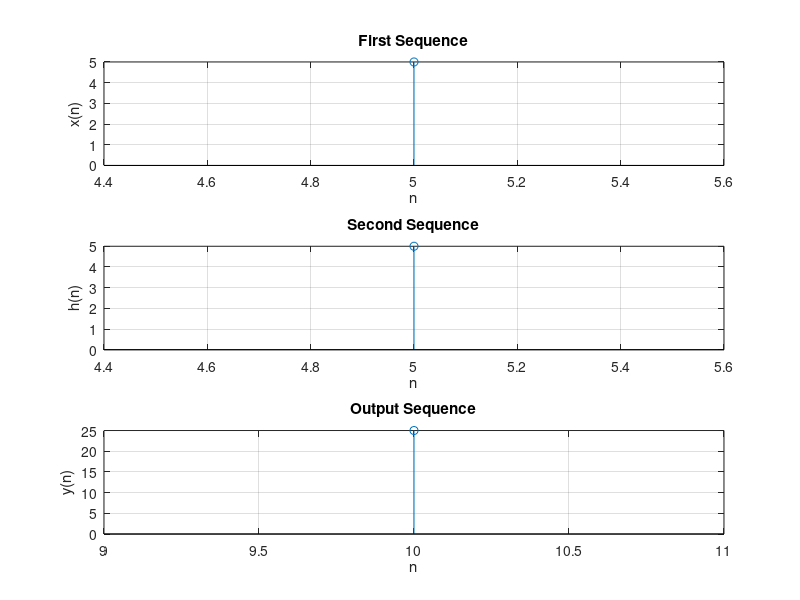

Reproduce this figure in MATLAB.
clc;
close all;

%first sequence
x=input('Enter x\n');
l1=input('Enter the lower limit:\n');
u1=input('Enter the upper limit:\n');
x1=l1:1:u1;%limit of sequence x(n)

%second sequence
h=input('Enter h:\n');
l2=input('Enter the lower limit:\n');
u2=input('Enter the upper limit:\n');
h1=l2:1:u2;%limit of sequence h(n)

l=l1+l2;
u=u1+u2;

a=l:1:u;%limit of output sequence y(n)

m=length(x);%length of sequence x(n)
n=length(h);%length of sequence h(n)

X=[x,zeros(1,n)];
subplot(311)
disp('x(n) is:')
disp(x)
stem(x1,x)
xlabel('n')
ylabel('x(n)')
title('First Sequence')
grid on;

H=[h,zeros(1,m)];
subplot(312)
disp('h(n) is:')
disp(h)
stem(h1,h)
xlabel('n')
ylabel('h(n)')
title('Second Sequence')
grid on;

%CONVULATION
for i=1:n+m-1
Y(i)=0;
for j=1:m
if((i-j+1)>0)
Y(i)=Y(i)+(X(j)*H(i-j+1));
else
end
end
end

subplot(313)
disp('y(n) is:')
disp(Y)
stem(a,Y)
xlabel('n')
ylabel('y(n)')
title('Output Sequence')
grid on;
